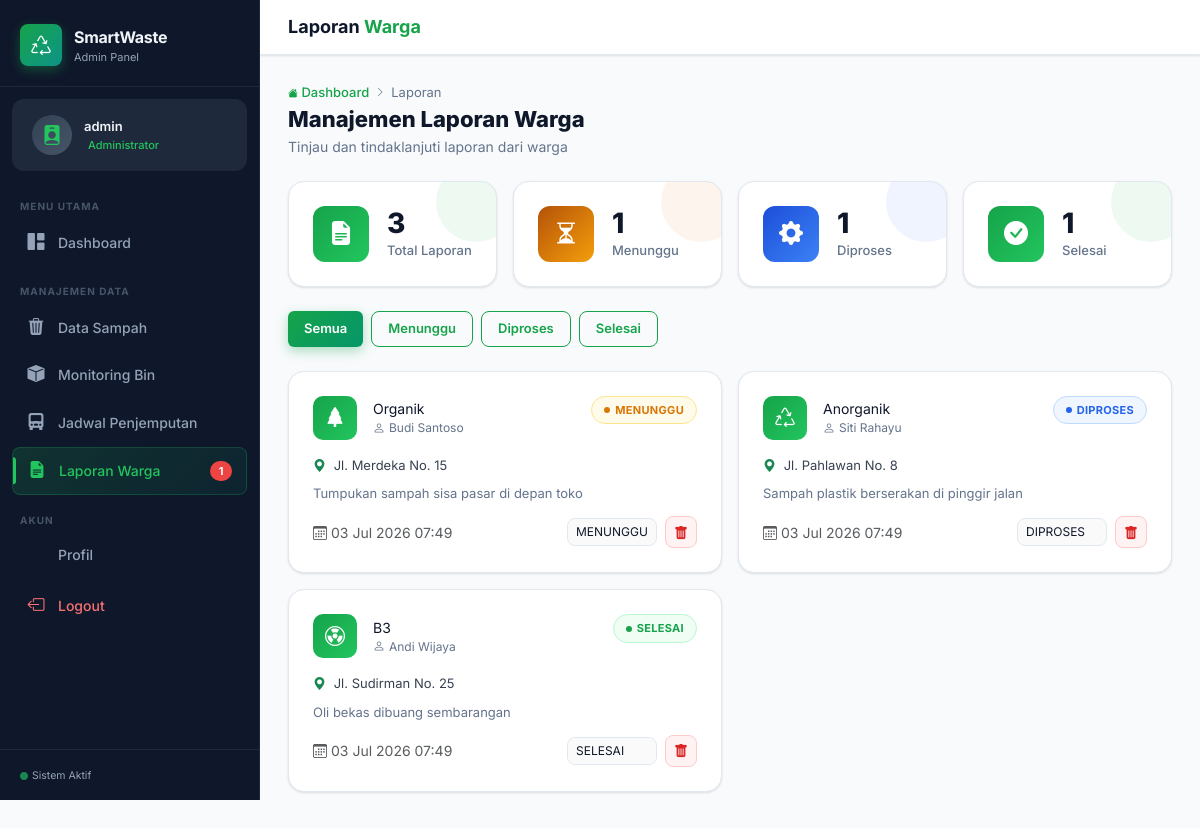
/reports.php (signed in), run on the app's committed database.
### tables this page shows
CREATE TABLE waste_reports (
    id INT AUTO_INCREMENT PRIMARY KEY,
    user_id INT NOT NULL,
    lokasi VARCHAR(200) NOT NULL,
    jenis_sampah VARCHAR(100) NOT NULL,
    deskripsi TEXT,
    foto VARCHAR(255),
    status ENUM('MENUNGGU','DIPROSES','SELESAI') NOT NULL DEFAULT 'MENUNGGU',
    tanggal_laporan TIMESTAMP DEFAULT CURRENT_TIMESTAMP,
    FOREIGN KEY (user_id) REFERENCES users(id) ON DELETE CASCADE
);

CREATE TABLE users (
    id INT AUTO_INCREMENT PRIMARY KEY,
    nama VARCHAR(100) NOT NULL,
    username VARCHAR(50) UNIQUE NOT NULL,
    password VARCHAR(255) NOT NULL,
    alamat TEXT,
    no_hp VARCHAR(20),
    created_at TIMESTAMP DEFAULT CURRENT_TIMESTAMP
);

### config/db.php (called while the page is built, shortened)
<?php
function isAdmin() {
    return isset($_SESSION['admin_id']);
}
?>

### reports.php (the view, shortened to what this page needs)
<?php
require_once 'config/db.php';
$is_admin = isAdmin();
$filter_status = isset($_GET['status']) ? sanitize($conn, $_GET['status']) : '';
if ($is_admin) {
    $where = $filter_status ? "WHERE wr.status='$filter_status'" : '';
    $reports = $conn->query("
        SELECT wr.*, u.nama as user_nama, u.no_hp
        FROM waste_reports wr
        JOIN users u ON wr.user_id = u.id
        $where
        ORDER BY wr.tanggal_laporan DESC
    ");
    $total = $conn->query("SELECT COUNT(*) as c FROM waste_reports")->fetch_assoc()['c'];
    $menunggu = $conn->query("SELECT COUNT(*) as c FROM waste_reports WHERE status='MENUNGGU'")->fetch_assoc()['c'];
    $diproses = $conn->query("SELECT COUNT(*) as c FROM waste_reports WHERE status='DIPROSES'")->fetch_assoc()['c'];
    $selesai  = $conn->query("SELECT COUNT(*) as c FROM waste_reports WHERE status='SELESAI'")->fetch_assoc()['c'];
}
?>
<?php include 'includes/header.php'; ?>
<div class="d-flex">
    <div class="main-content flex-grow-1">
        <div class="topbar">
            <h1 class="topbar-title"><?= $is_admin ? 'Laporan' : 'Laporan Saya' ?> <span><?= $is_admin ? 'Warga' : '' ?></span></h1>
        </div>
        <div class="page-container">
            <div class="page-header">
                <div class="page-header-left">
                    <div class="breadcrumb-eco"><a href="<?= $is_admin ? 'dashboard_admin.php' : 'dashboard_user.php' ?>"><i class="bi bi-house-fill"></i> Dashboard</a><i class="bi bi-chevron-right"></i>Laporan</div>
                    <h1><?= $is_admin ? 'Manajemen Laporan Warga' : 'Laporan Sampah Saya' ?></h1>
                    <p><?= $is_admin ? 'Tinjau dan tindaklanjuti laporan dari warga' : 'Buat dan pantau laporan sampah yang Anda kirimkan' ?></p>
                </div>
            </div>
            <div class="row g-3 mb-4">
                <div class="col-md-3">
                    <div class="stat-card green">
                        <div class="stat-icon green"><i class="bi bi-file-earmark-text-fill"></i></div>
                        <div class="stat-info"><div class="stat-value" data-count="<?= $total ?>"><?= $total ?></div><div class="stat-label">Total Laporan</div></div>
                    </div>
                </div>
                <div class="col-md-3">
                    <div class="stat-card orange">
                        <div class="stat-icon orange"><i class="bi bi-hourglass-split"></i></div>
                        <div class="stat-info"><div class="stat-value" data-count="<?= $menunggu ?>"><?= $menunggu ?></div><div class="stat-label">Menunggu</div></div>
                    </div>
                </div>
                <div class="col-md-3">
                    <div class="stat-card blue">
                        <div class="stat-icon blue"><i class="bi bi-gear-fill"></i></div>
                        <div class="stat-info"><div class="stat-value" data-count="<?= $diproses ?>"><?= $diproses ?></div><div class="stat-label">Diproses</div></div>
                    </div>
                </div>
                <div class="col-md-3">
                    <div class="stat-card green">
                        <div class="stat-icon green"><i class="bi bi-check-circle-fill"></i></div>
                        <div class="stat-info"><div class="stat-value" data-count="<?= $selesai ?>"><?= $selesai ?></div><div class="stat-label">Selesai</div></div>
                    </div>
                </div>
            </div>
            <div class="d-flex gap-2 mb-4 flex-wrap">
                <?php foreach (['' => 'Semua', 'MENUNGGU' => 'Menunggu', 'DIPROSES' => 'Diproses', 'SELESAI' => 'Selesai'] as $key => $label): ?>
                <a href="?status=<?= $key ?>" class="<?= $filter_status === $key ? 'btn-eco btn-eco-sm' : 'btn-outline-eco' ?>" style="padding:7px 16px;font-size:13px;"><?= $label ?></a>
                <?php endforeach; ?>
            </div>
            <?php if ($reports && $reports->num_rows > 0): ?>
            <div class="row g-3 mb-4">
                <?php while ($r = $reports->fetch_assoc()):
                    $st = strtolower($r['status']);
                    $badge = ['menunggu'=>'badge-menunggu','diproses'=>'badge-diproses','selesai'=>'badge-selesai'][$st] ?? 'badge-menunggu';
                    $kat = strtolower($r['jenis_sampah']);
                    $icon = ['organik'=>'bi-tree-fill','anorganik'=>'bi-recycle','b3'=>'bi-radioactive'];
                    $icon_class = $icon[$kat] ?? 'bi-trash3-fill';
                ?>
                <div class="col-lg-6">
                    <div class="card-modern p-0">
                        <div class="p-4">
                            <div class="d-flex justify-content-between align-items-start mb-3">
                                <div class="d-flex align-items-center gap-3">
                                    <div style="width:44px;height:44px;background:linear-gradient(135deg,#16a34a,#22c55e);border-radius:10px;display:flex;align-items:center;justify-content:center;color:#fff;font-size:20px;flex-shrink:0;">
                                        <i class="bi <?= $icon_class ?>"></i>
                                    </div>
                                    <div>
                                        <div class="fw-700" style="font-size:14px;"><?= htmlspecialchars($r['jenis_sampah']) ?></div>
                                        <?php if ($is_admin): ?>
                                        <div style="font-size:12px;color:#64748b;"><i class="bi bi-person me-1"></i><?= htmlspecialchars($r['user_nama']) ?></div>
                                        <?php endif; ?>
                                    </div>
                                </div>
                                <span class="badge-status <?= $badge ?>"><?= $r['status'] ?></span>
                            </div>
                            <div class="mb-2" style="font-size:13px;color:#374151;">
                                <i class="bi bi-geo-alt-fill text-success me-1"></i>
                                <?= htmlspecialchars($r['lokasi']) ?>
                            </div>
                            <p style="font-size:13px;color:#64748b;margin-bottom:12px;line-height:1.6;">
                                <?= nl2br(htmlspecialchars($r['deskripsi'])) ?>
                            </p>
                            <div class="d-flex justify-content-between align-items-center">
                                <small class="text-muted"><i class="bi bi-calendar3 me-1"></i><?= date('d M Y H:i', strtotime($r['tanggal_laporan'])) ?></small>
                                <div class="d-flex gap-2">
                                    <?php if ($is_admin): ?>
                                    <form method="POST" class="d-flex gap-1 align-items-center">
                                        <select name="status" class="form-select" style="font-size:12px;padding:4px 8px;height:auto;width:auto;"
                                                onchange="this.form.submit()">
                                            <?php foreach (['MENUNGGU','DIPROSES','SELESAI'] as $s): ?>
                                            <option value="<?=$s?>" <?= $r['status']==$s?'selected':'' ?>><?=$s?></option>
                                            <?php endforeach; ?>
                                        </select>
                                    </form>
                                    <button class="action-btn delete" onclick="confirmDelete('del-report-<?= $r['id'] ?>', 'laporan ini')">
                                        <i class="bi bi-trash-fill"></i>
                                    </button>
                                    <?php endif; ?>
                                </div>
                            </div>
                        </div>
                    </div>
                </div>
                <?php endwhile; ?>
            </div>
            <?php endif; ?>
        </div>
    </div>
</div>
<?php include 'includes/footer.php'; ?>

### data on the page
waste_reports: jenis_sampah "Organik", user.nama "Budi Santoso", status "MENUNGGU", lokasi "Jl. Merdeka No. 15", deskripsi "Tumpukan sampah sisa pasar di depan toko", tanggal_laporan "03 Jul 2026 07:49"
waste_reports: jenis_sampah "Anorganik", user.nama "Siti Rahayu", status "DIPROSES", lokasi "Jl. Pahlawan No. 8", deskripsi "Sampah plastik berserakan di pinggir jalan", tanggal_laporan "03 Jul 2026 07:49"
waste_reports: jenis_sampah "B3", user.nama "Andi Wijaya", status "SELESAI", lokasi "Jl. Sudirman No. 25", deskripsi "Oli bekas dibuang sembarangan", tanggal_laporan "03 Jul 2026 07:49"

### other printed values
$_SESSION['admin_username'] "admin"
$cnt "1"
$total "3"
$menunggu "1"
$diproses "1"
$selesai "1"
$label "Semua"
$label "Menunggu"
$label "Diproses"
$label "Selesai"
